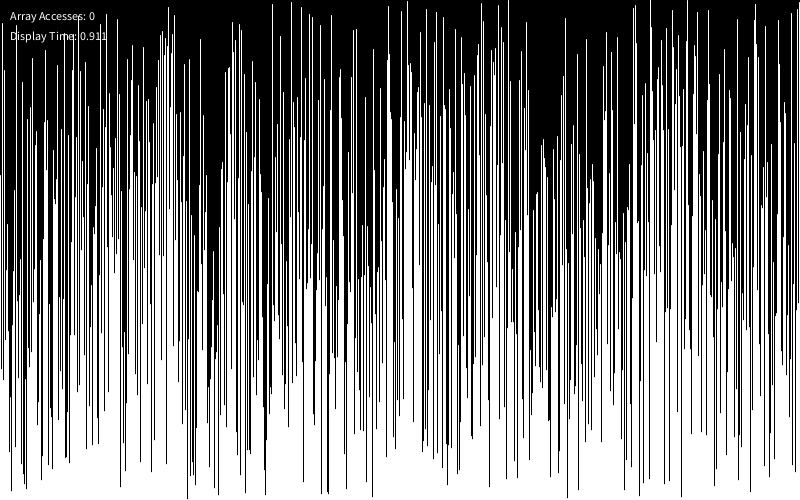
Frame 1 (no input)
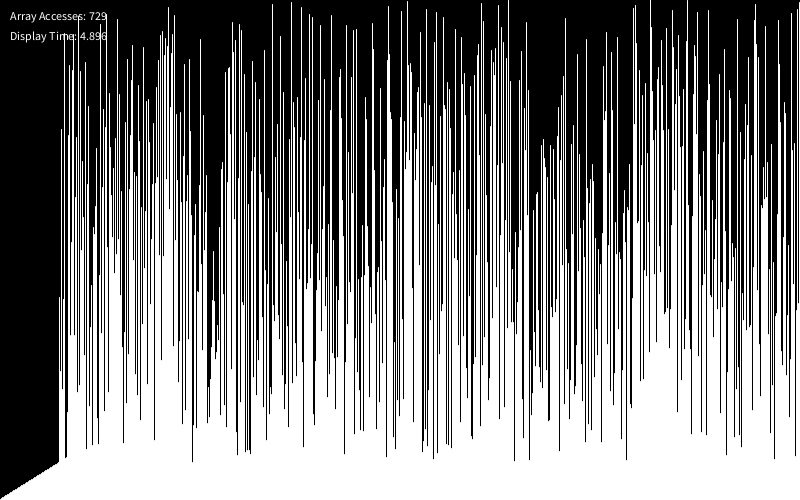
Frame 60 (the mouse pressed at the canvas centre just before this capture)
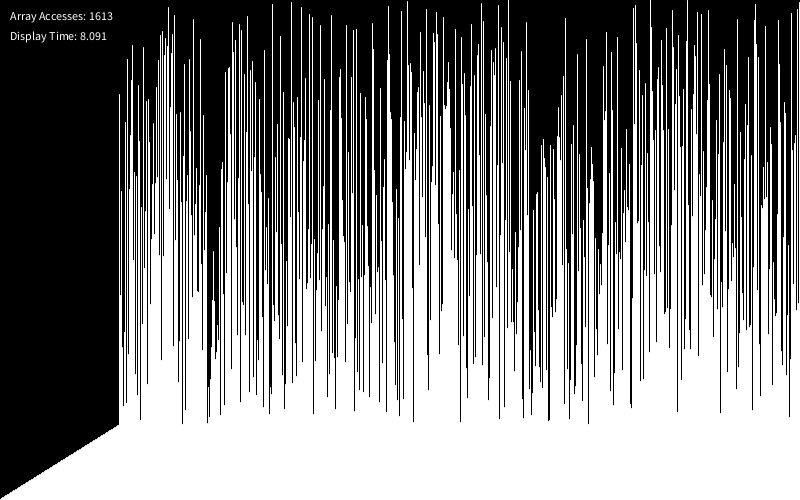
Frame 120 (the mouse held since frame 60 and released just before this capture)

The Processing sketch that drew these frames (run headless with seeded random() and noise(); from frame 60 on, the mouse is pressed at the canvas centre):

// Processing sketch: Selection_Sort
// ── Selection_Sort.pde
float[] values;
int arrayAccesses;
int i = 0;
float startTime;

void setup(){
  size(800, 500);
  arrayAccesses = 0;
  values = new float[width];
  float[] temp = new float[width];
  for(int i = 0; i < temp.length; i++){
    temp[i] = height*(float)i/width+1;
  }
  for(int i = 0; i < values.length; i++){
    int add = (int)random(temp.length);
    while(contains(values, temp[add])){
      add = (int)random(temp.length);
    }
    values[i] = temp[add];
  }
  startTime = millis();
}

void draw(){
  display();
  if(i < values.length-1){
     int smallest = i;
     for(int j = i+1; j < values.length; j++){
        if(values[j] < values[smallest]){
           smallest = j;
           arrayAccesses += 2;
        }
     }
     values = switchVals(values, i, smallest);
     i++;
  } else {
    noLoop();
  }
}

float[] switchVals(float[] arr, int pos1, int pos2){
  float hold = arr[pos1];
  arr[pos1] = arr[pos2];
  arr[pos2] = hold;
  arrayAccesses += 3;
  return arr;
}

void display(){
  background(0);
  text("Array Accesses: " + arrayAccesses, 10, 20);
  text("Display Time: " + ((millis()-startTime)/1000), 10, 40);
  for(int i = 0; i < values.length; i++){
    stroke(255);
    line(i, height, i, height-values[i]);
  }
}

boolean contains(float[] arr, float val){
  for(float i: arr){
    if(i == val){
      return true;
    }
  }
  return false;
}
